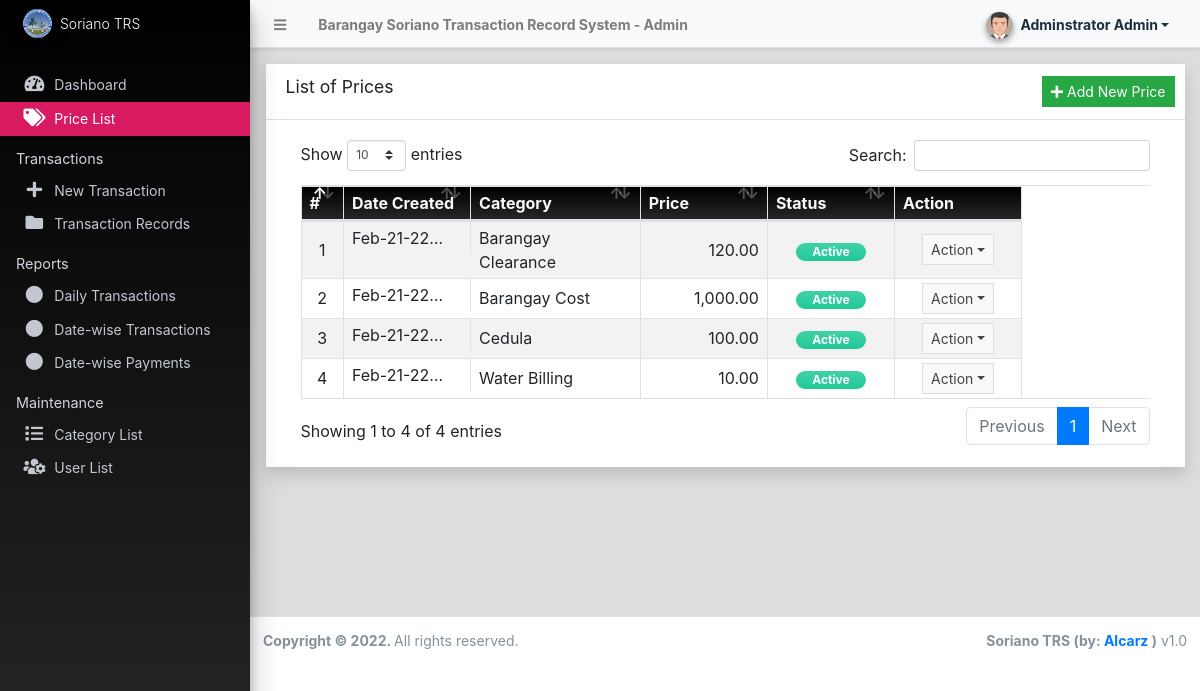
The app's page /admin/?page=prices (signed in) with its own data.
### tables this page shows
CREATE TABLE `price_list` (
  `id` int(30) NOT NULL,
  `category_id` int(30) NOT NULL,
  `size` text NOT NULL,
  `price` float NOT NULL DEFAULT 0,
  `status` tinyint(1) NOT NULL DEFAULT 1,
  `delete_flag` tinyint(1) NOT NULL DEFAULT 0,
  `date_created` datetime NOT NULL DEFAULT current_timestamp(),
  `date_updated` datetime DEFAULT NULL ON UPDATE current_timestamp()
);

CREATE TABLE `category_list` (
  `id` int(30) NOT NULL,
  `name` text NOT NULL,
  `description` text NOT NULL,
  `status` tinyint(1) NOT NULL DEFAULT 1,
  `delete_flag` tinyint(1) NOT NULL DEFAULT 0,
  `date_created` datetime NOT NULL DEFAULT current_timestamp(),
  `date_updated` datetime DEFAULT NULL ON UPDATE current_timestamp()
);

### classes/DBConnection.php (called while the page is built, shortened)
<?php
class DBConnection{
    private $host = 'localhost';
    private $username = 'root';
    private $password = '';
    private $database = 'water_billing';
    public $conn;
    public function __construct(){
        if (!isset($this->conn)) {
            $this->conn = new mysqli($this->host, $this->username, $this->password, $this->database);
        }
    }
}
?>

### classes/SystemSettings.php (called while the page is built, shortened)
<?php
class SystemSettings extends DBConnection{
	function userdata($field = ''){
		if(!empty($field)){
			if(isset($_SESSION['userdata'][$field]))
				return $_SESSION['userdata'][$field];
			else
				return null;
		}else{
			return false;
		}
	}
}
$_settings = new SystemSettings();
?>

### admin/prices/index.php (the view, shortened to what this page needs)
<div class="card card-outline card-black rounded-0 shadow">
	<div class="card-header">
		<h3 class="card-title">List of Prices</h3>
		<?php if($_settings->userdata('type') == 1): ?>
		<div class="card-tools">
			<a href="javascript:void(0)" id="create_new" class="btn btn-flat btn-sm btn-success"><span class="fas fa-plus"></span>  Add New Price</a>
		</div>
		<?php endif; ?>
	</div>
	<div class="card-body">
		<div class="container-fluid">
        <div class="container-fluid">
			<table class="table table-bordered table-hover table-striped">
				<colgroup>
					<col width="5%">
					<col width="15%">
					<col width="20%">
					<col width="15%">
					<col width="15%">
					<col width="15%">
					<col width="15%">
				</colgroup>
				<thead>
					<tr class="bg-gradient-black text-light">
						<th>#</th>
						<th>Date Created    </th>
						<th>Category</th>
						<th>Price</th>
						<th>Status</th>
						<th>Action</th>
					</tr>
				</thead>
				<tbody>
					<?php
						$i = 1;
						$qry = $conn->query("SELECT p.*,c.name as category from `price_list` p inner join category_list c on p.category_id = c.id where p.delete_flag = 0 order by c.`name` asc, p.size asc ");
						while($row = $qry->fetch_assoc()):
					?>
						<tr>
							<td class="text-center"><?php echo $i++; ?></td>
							<td class="truncate-1"><?php echo date("M-d-y H:i",strtotime($row['date_created'])) ?></td>
							<td class=""><p class="m-0 truncate-2"><?php echo $row['category'] ?></p></td>
							<td class="text-right"><?= number_format($row['price'],2) ?></td>
							<td class="text-center">
								<?php
									switch ($row['status']){
										case 1:
											echo '<span class="rounded-pill badge badge-success bg-gradient-teal px-3">Active</span>';
											break;
									}
								?>
							</td>
							<td align="center">
								 <button type="button" class="btn btn-flat btn-default btn-sm dropdown-toggle dropdown-icon" data-toggle="dropdown">
				                  		Action
				                  </button>
							</td>
						</tr>
					<?php endwhile; ?>
				</tbody>
			</table>
		</div>
		</div>
	</div>
</div>

### records on screen
price_list: category.name "Barangay Clearance", price "120.00", status "Active"
price_list: category.name "Barangay Cost", price "1,000.00", status "Active"
price_list: category.name "Cedula", price "100.00", status "Active"
price_list: category.name "Water Billing", price "10.00", status "Active"

### other values on screen
$_settings->info('name') "Barangay Soriano Transaction Record System"
$_settings->userdata('firstname').' '.$_settings->userdata('lastname') "Adminstrator Admin"
$_settings->info('short_name') "Soriano TRS"
